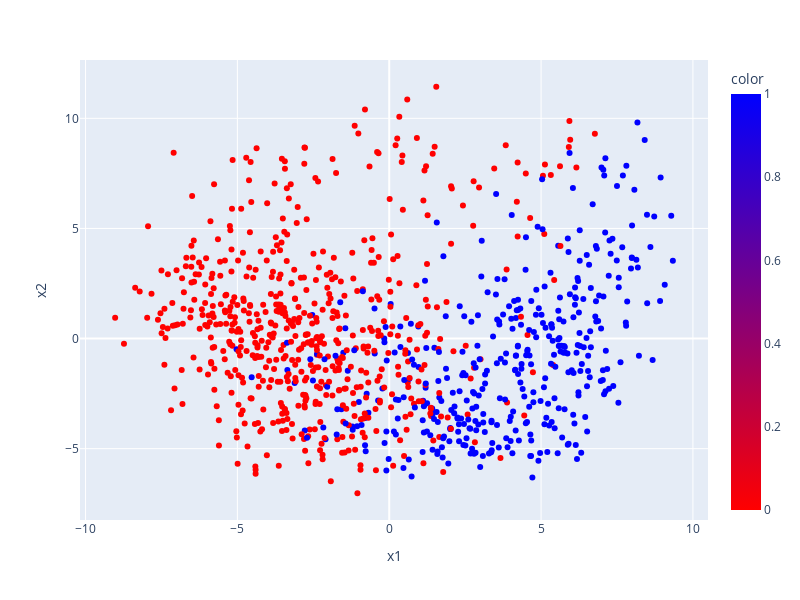

This figure's notebook cell:
### Code cell
fig = px.scatter(emb_2d, x='x1', y='x2', color='color', width=800, height=600, color_continuous_scale="Bluered_r", hover_name="label")
fig.show()

### Figure 1 — Plotly figure (JSON) as saved in the notebook; plotly's stock layout.template omitted (floating-point values rounded to 4 significant figures; data arrays with more than 128 entries replaced by an {"elided": "..."} marker saying what was removed)
{"data": [{"hovertemplate": "<b>%{hovertext}</b><br><br>x1=%{x}<br>x2=%{y}<br>color=%{marker.color}<extra></extra>", "hovertext": {"elided": "1000 str values"}, "legendgroup": "", "marker": {"color": {"elided": "1000 int values"}, "coloraxis": "coloraxis", "symbol": "circle"}, "mode": "markers", "name": "", "orientation": "v", "showlegend": false, "type": "scatter", "x": {"elided": "1000 float values"}, "xaxis": "x", "y": {"elided": "1000 float values"}, "yaxis": "y"}], "layout": {"coloraxis": {"colorbar": {"title": {"text": "color"}}, "colorscale": [[0, "rgb(255,0,0)"], [1, "rgb(0,0,255)"]]}, "height": 600, "legend": {"tracegroupgap": 0}, "margin": {"t": 60}, "width": 800, "xaxis": {"anchor": "y", "domain": [0, 1], "title": {"text": "x1"}}, "yaxis": {"anchor": "x", "domain": [0, 1], "title": {"text": "x2"}}}}
